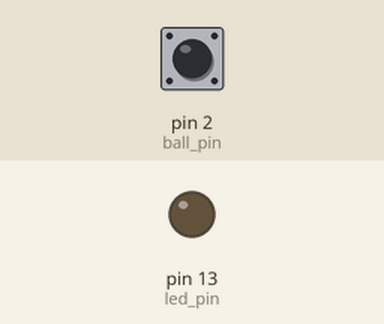
This sketch was run on a simulated Arduino Uno, built with avr-gcc and run on an emulated ATmega328P. On the bench: output pins drawn as LEDs (lit = HIGH). The inputs (shaded band) are chosen by the test bench; at power-on: pin 2 (ball_pin) HIGH.

Above: at 1.2 s.
1.3 s: pin 2 (ball_pin) pulled LOW for 0.15 s
At 1.37 s:
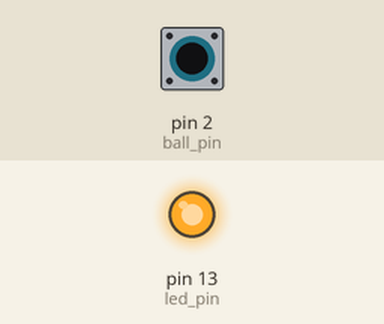
2.9 s: pin 2 (ball_pin) pulled LOW for 3.2 s
At 6.4 s:
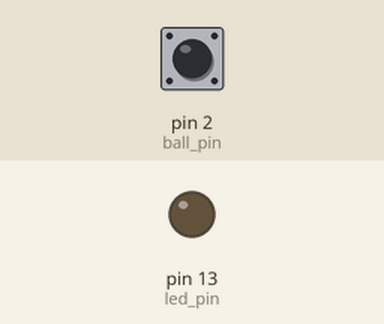
Timing chart, 0 to 7.9 s (numbered marks = the images above; inputs shaded):
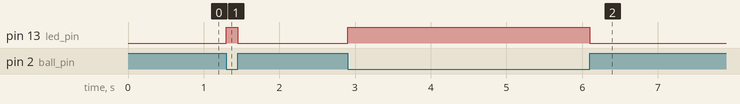

Measured:
- after the input at 1.3 s, pin 13 (led_pin): LOW → HIGH at once, → LOW 0.15 s later
- after the input at 2.9 s, pin 13 (led_pin): LOW → HIGH at once, → LOW 3.2 s later

The sketch:

tilt_ball_switch.ino
```cpp
int led_pin = 13;
int ball_pin = 2;

void setup() {
  // put your setup code here, to run once:
  pinMode(led_pin, OUTPUT);
  pinMode(ball_pin, INPUT);
  digitalWrite(ball_pin, HIGH);
}

void loop() {
  // put your main code here, to run repeatedly:
  int digital_val = digitalRead(ball_pin);

  if (digital_val == HIGH) {
    digitalWrite(led_pin, LOW);
  } else {
    digitalWrite(led_pin, HIGH);
  }
}
```
